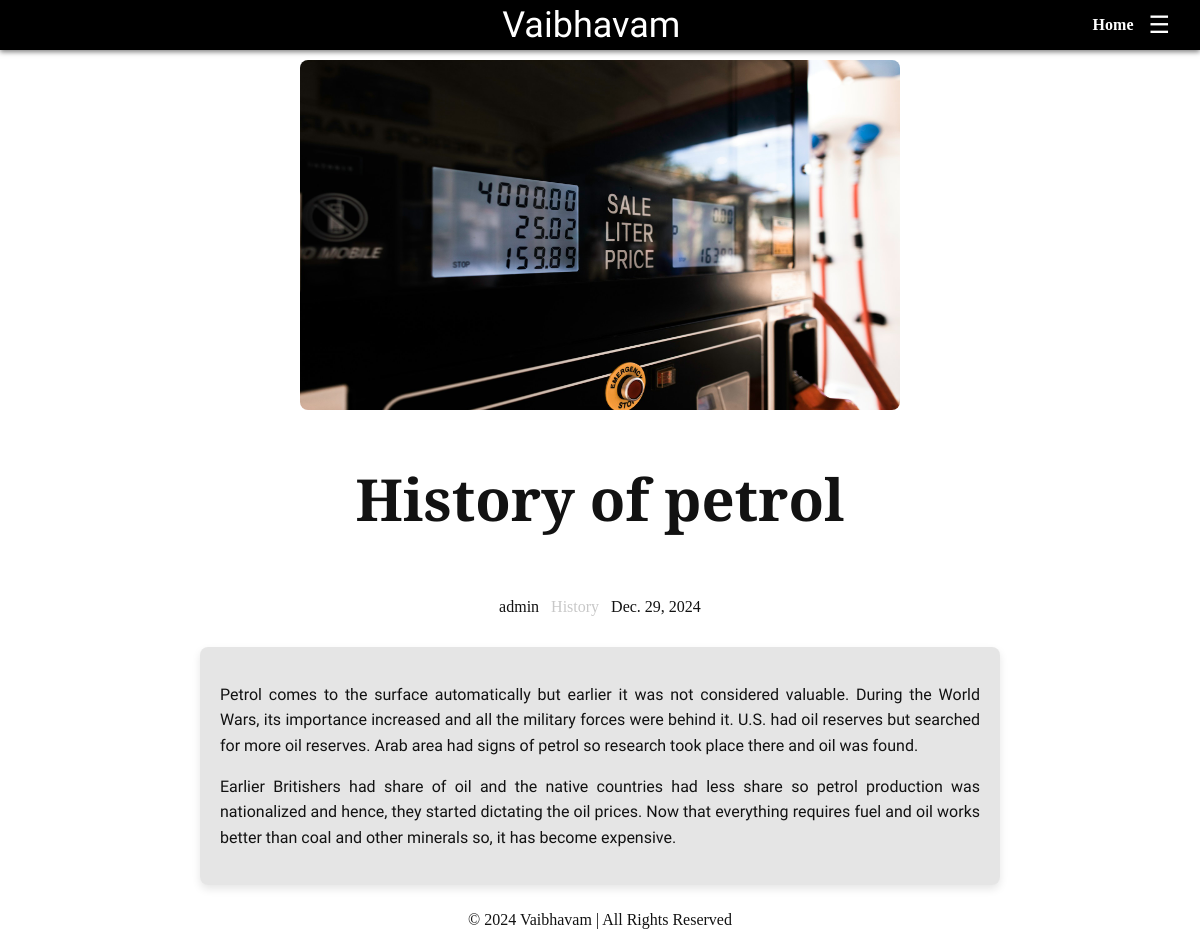
/history-of-petrol, run on the app's committed database.
### blog/models.py (models this page shows, shortened)
class Post(models.Model):
    title=models.CharField(max_length=100)
    body=models.TextField()
    created_date=models.DateField(auto_now_add=True)
    slug = models.SlugField(unique=True, null=True,blank=True, max_length=100)
    image = models.ImageField(upload_to='blog_images/', null=True, blank=True)
    author = models.ForeignKey(User, on_delete=models.CASCADE, related_name='posts', null=True)
    category = models.ForeignKey(Category, on_delete=models.SET_NULL, null=True, related_name='posts')
    '''def snippet(self):
        return self.body[:150] + '...' '''
    def snippet(self):
        plain_text = strip_tags(self.body)
        if len(plain_text) > 150:
            return plain_text[:150] + '...'
        return plain_text

class Category(models.Model):
    name = models.CharField(max_length=100)
    slug = models.SlugField(unique=True, null=True, blank=True)
    description = models.TextField(blank=True)
    def __str__(self):
        return self.name
    class Meta:
        verbose_name_plural = 'Categories'

### blog/views.py (the view)
# urls.py: path('<slug:slug>', views.post_detail , name='post_detail'),
def post_detail(request, slug):
    post=get_object_or_404(Post, slug=slug)
    data={
        'post': post
    }
    return render(request, 'blog_detail.html', data)

### blog/templates/blog_detail.html (shortened to what this page needs)
{% extends "home.html" %}
{% load static %}
{% block content %}
 <div class="pst">
    {% if post.image %}
    <img src="{{ post.image.url }}" alt="{{ post.title }}" class="pst-img" %>
    {% endif %}
   <div class='pst-title'>
    <h1>{{post.title}}</h1>
   </div>
   <div class='pst-meta'>
    <p>
      {{ post.author }} &nbsp;  <a class="post-category" href="{% url 'blog:category_posts' category_slug=post.category.slug %}">{{ post.category }}</a> &nbsp;  {{ post.created_date }}
    </p>
   </div>
    <div class="pst-content">
    <p>
      {{ post.body | safe }}
    </p>
      </div>
    </div>
{% endblock %}

### blog/static/css/home/style.css (style rules this page uses)
:root { --background-color: #121212; --text-color: #ffffff; --navbar-bg: rgba(0, 0, 0, 0.5); --navbar-text: #ffffff; --navbar-hover: #e08344; --category-bg: #1e1e1e; --card-bg: #1c1c1c; --card-border-hover: rgb(241, 100, 44); --quote-bg: linear-gradient(120deg, #ae9850, #ba4524); --quote-text: #ffffff; --snippet-color: #cccccc; --meta-color: #aaaaaa; --accent-color: #e08344; }
@media (prefers-color-scheme: light) { :root { --background-color: #ffffff; --text-color: #121212; --navbar-bg: rgba(255, 255, 255, 0.9); --navbar-text: #121212; --navbar-hover: #d55a00; --category-bg: #f4f4f4; --card-bg: #f9f9f9; --card-border-hover: #d55a00; --quote-bg: linear-gradient(120deg, #ffcc80, #ffab40); --quote-text: #121212; --snippet-color: #555555; --meta-color: #777777; --accent-color: #d55a00; } }
* { box-sizing: border-box; }
body { margin: 0; padding: 0; font-family: Georgia, serif; background-color: var(--background-color); color: var(--text-color); overflow-x: hidden; }
.pst { display: flex; flex-direction: column; justify-content: center; align-items: center; width: 100%; max-width: 1200px; margin: 0 auto; padding-top: 60px; }
.pst-img { width: 100%; max-width: 600px; max-height: 350px; margin: 0 auto; overflow: hidden; border-radius: 8px; }
.pst-title { font-family: Cinzel, serif; font-size: 29px; padding-top: 10px; text-align: center; color: var(--text-color); width: 100%; max-width: 800px; }
.pst-meta { text-align: center; width: 100%; max-width: 800px; margin: 5px 0; }
.post-category { text-decoration: none; color: #c8c8c8; transition: color 0.3s ease; }
.pst-content { width: 100%; max-width: 800px; margin: 10px auto; padding: 20px; background-color: rgba(0, 0, 0, 0.1); box-shadow: 0 4px 8px rgba(0, 0, 0, 0.1); border-radius: 8px; }
.pst-content > p { font-family: 'Fauna One', serif; text-align: justify; margin: 0 0 15px 0; line-height: 1.6; }

### data on the page
Post: image (picture), title "History of petrol", author "admin", category "History", created_date "Dec. 29, 2024", body "Petrol comes to the surface automatically but earlier it was not considered valuable. During the World Wars, its importance increased and all the military forces were behind it. U.S. had oil reserves but searched for more oil reserves. Arab area had signs of petrol so research took place there and oil was found. Earlier Britishers had share of oil and the native countries had less share so petrol production was nationalized and hence, they started dictating the oil prices. Now that everything requires fuel and oil works better than coal and other minerals so, it has become expensive."
